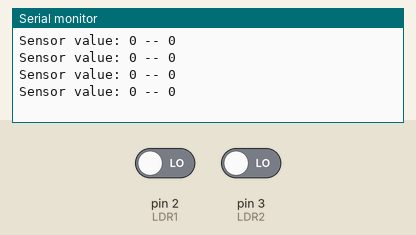
A sketch run on a simulated Arduino Uno, built with avr-gcc and run on an emulated ATmega328P. On the bench: the last lines printed to the serial monitor. Inputs (shaded band) come from the test bench; at power-on: pin 2 (LDR1) LOW, pin 3 (LDR2) LOW.

Above: at 1.8 s.
1.9 s: pin 2 (LDR1) driven HIGH
At 2.9 s:
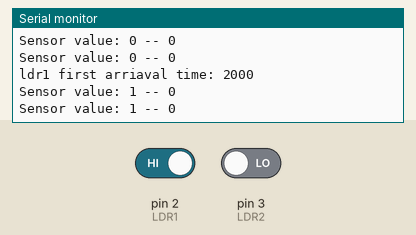
3.5 s: pin 2 (LDR1) driven LOW
5.0 s: pin 3 (LDR2) driven HIGH
At 5.35 s:
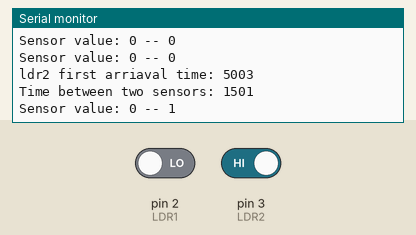

The sketch:

ldr2.ino
```cpp
// https://forum.arduino.cc/t/speed-measurement-with-2-LDR-sensors-help/537046
// https://forum.arduino.cc/t/calculate-distance-of-light-source-with-voltage-changes-of-analog-input-with-LDR/521967/6
//

int LDR1 = 2;
int LDR2 = 3;

int LDR1_flag1 = 0, LDR1_flag2 = 0, LDR2_flag1=0, LDR2_flag2=0;

// the most first time that a car passes throught the LDR and stay some time then departure it
long int LDR1_first_arrival_time, LDR2_first_arrival_time, LDR1_arrival_time, LDR2_arrival_time;
long int LDR1_first_departure_time, LDR2_first_departure_time;

double distance; // distance between the two sensors
long int time_from_LDR1_to_LDR2; // it is the time since the arrival of first sensor to second sensor


void setup()
 {
  //Initialize Sensor (pin2) as an INPUT.
  pinMode (LDR1, INPUT);
  pinMode (LDR2, INPUT);
  //Define baud rate for serial communication
  Serial.begin (9600);

 }

void loop()
 {
  //Read Digital output value from sensor using digitalRead()function
  int LDR1Data = digitalRead (LDR1);
  int LDR2Data = digitalRead (LDR2);
  //Print the sensor value on your serial monitor window

  readSensorValOnce(LDR1Data, 1);
  readSensorValOnce(LDR2Data, 2);

  if (LDR1_flag2 && LDR2_flag1){
    Serial.print("Time between two sensors: ");
    time_from_LDR1_to_LDR2 = LDR2_first_arrival_time - LDR1_first_departure_time;
    Serial.println(time_from_LDR1_to_LDR2);

  }
  Serial.print("Sensor value: ");
  Serial.print(LDR1Data);
  Serial.print(" -- ");
  Serial.println(LDR2Data);


//  readSensorValEachArrival(LDR1Data, 1);
//  readSensorValEachArrival(LDR2Data, 2);

//  if (LDR1_flag2){
//    Serial.print("total taken time ");
//    Serial.println(LDR1_first_departure_time - LDR1_first_arrival_time);
//  }

  //Delay for 1 second to get clear output on the serial monitor
  delay(500);
 }

 void readSensorValOnce(int data, int sensor_no){
  if (sensor_no == 1){
    if (data && !LDR1_flag1) {
    LDR1_first_arrival_time = millis();

    Serial.print("ldr1 first arriaval time: ");
    Serial.println(LDR1_first_arrival_time);
    LDR1_flag1 = 1;
    }
    if ( !data && LDR1_first_arrival_time !=0 && !LDR1_flag2){
      LDR1_first_departure_time = millis();
      Serial.print("Departure time 1:");
      Serial.println(LDR1_first_departure_time);
      LDR1_flag2 = 1;
    }
   }
   else if(sensor_no == 2){
    if (data && !LDR2_flag1) {

    LDR2_first_arrival_time = millis();

    Serial.print("ldr2 first arriaval time: ");
    Serial.println(LDR2_first_arrival_time);
    LDR2_flag1 = 1;
    }
    if ( !data && LDR2_first_arrival_time !=0 && !LDR2_flag2){
      LDR2_first_departure_time = millis();
      Serial.print("Departure time 2:");
      Serial.println(LDR2_first_departure_time);
      LDR2_flag2 = 1;
    }
   }
 }

 void readSensorValEachArrival(int data, int sensor_no){
  if (data) {
  if (sensor_no ==1) {
    LDR1_arrival_time = millis();
    Serial.print("time arrive 1:");
    Serial.println(LDR1_arrival_time);
  }else{
    LDR2_arrival_time = millis();
    Serial.print("time arrive 2:");
    Serial.println(LDR2_arrival_time);
  }

  }
 }
```

Measured:
- after the input at 1.9 s, the serial monitor: prints a new line after 0.10 s (image 1)
- after the input at 5.0 s, the serial monitor: prints a new line at once (image 2)
